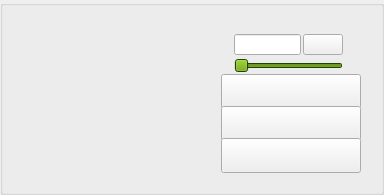
        <widget class="QGroupBox" name="groupBox0" >
         <property name="enabled" >
          <bool>true</bool>
         </property>
         <property name="sizePolicy" >
          <sizepolicy vsizetype="Fixed" hsizetype="Fixed" >
           <horstretch>0</horstretch>
           <verstretch>0</verstretch>
          </sizepolicy>
         </property>
         <property name="minimumSize" >
          <size>
           <width>384</width>
           <height>195</height>
          </size>
         </property>
         <property name="maximumSize" >
          <size>
           <width>384</width>
           <height>195</height>
          </size>
         </property>
         <property name="title" >
          <string/>
         </property>
         <layout class="QGridLayout" >
          <property name="leftMargin" >
           <number>28</number>
          </property>
          <property name="topMargin" >
           <number>28</number>
          </property>
          <property name="rightMargin" >
           <number>25</number>
          </property>
          <property name="bottomMargin" >
           <number>22</number>
          </property>
          <property name="horizontalSpacing" >
           <number>11</number>
          </property>
          <property name="verticalSpacing" >
           <number>0</number>
          </property>
          <item rowspan="3" row="0" column="0" >
           <layout class="QVBoxLayout" >
            <property name="spacing" >
             <number>0</number>
            </property>
            <item>
             <layout class="QHBoxLayout" >
              <property name="spacing" >
               <number>0</number>
              </property>
              <item>
               <spacer>
                <property name="orientation" >
                 <enum>Qt::Horizontal</enum>
                </property>
                <property name="sizeType" >
                 <enum>QSizePolicy::Fixed</enum>
                </property>
                <property name="sizeHint" stdset="0" >
                 <size>
                  <width>5</width>
                  <height>20</height>
                 </size>
                </property>
               </spacer>
              </item>
              <item>
               <widget class="QLabel" name="textLabel_Button0" >
                <property name="minimumSize" >
                 <size>
                  <width>40</width>
                  <height>40</height>
                 </size>
                </property>
                <property name="maximumSize" >
                 <size>
                  <width>40</width>
                  <height>40</height>
                 </size>
                </property>
                <property name="scaledContents" >
                 <bool>true</bool>
                </property>
                <property name="alignment" >
                 <set>Qt::AlignCenter</set>
                </property>
               </widget>
              </item>
              <item>
               <spacer>
                <property name="orientation" >
                 <enum>Qt::Horizontal</enum>
                </property>
                <property name="sizeType" >
                 <enum>QSizePolicy::Fixed</enum>
                </property>
                <property name="sizeHint" stdset="0" >
                 <size>
                  <width>5</width>
                  <height>20</height>
                 </size>
                </property>
               </spacer>
              </item>
             </layout>
            </item>
            <item>
             <spacer>
              <property name="orientation" >
               <enum>Qt::Vertical</enum>
              </property>
              <property name="sizeType" >
               <enum>QSizePolicy::Fixed</enum>
              </property>
              <property name="sizeHint" stdset="0" >
               <size>
                <width>20</width>
                <height>28</height>
               </size>
              </property>
             </spacer>
            </item>
            <item>
             <widget class="QFrame" name="frame_6" >
              <property name="minimumSize" >
               <size>
                <width>50</width>
                <height>34</height>
               </size>
              </property>
              <property name="maximumSize" >
               <size>
                <width>50</width>
                <height>34</height>
               </size>
              </property>
              <property name="frameShadow" >
               <enum>QFrame::Raised</enum>
              </property>
              <layout class="QGridLayout" >
               <property name="margin" >
                <number>0</number>
               </property>
               <property name="spacing" >
                <number>0</number>
               </property>
               <item row="1" column="0" >
                <widget class="QLabel" name="textLabel_Cash0" >
                 <property name="alignment" >
                  <set>Qt::AlignRight|Qt::AlignTrailing|Qt::AlignVCenter</set>
                 </property>
                </widget>
               </item>
               <item row="0" column="0" >
                <widget class="QLabel" name="textLabel_TopCash0" />
               </item>
              </layout>
             </widget>
            </item>
            <item>
             <widget class="MyAvatarLabel" name="label_Avatar0" >
              <property name="minimumSize" >
               <size>
                <width>50</width>
                <height>50</height>
               </size>
              </property>
              <property name="maximumSize" >
               <size>
                <width>50</width>
                <height>50</height>
               </size>
              </property>
              <property name="scaledContents" >
               <bool>true</bool>
              </property>
             </widget>
            </item>
           </layout>
          </item>
          <item row="0" column="1" >
           <widget class="MySetLabel" name="textLabel_Set0" >
            <property name="maximumSize" >
             <size>
              <width>16777215</width>
              <height>20</height>
             </size>
            </property>
            <property name="alignment" >
             <set>Qt::AlignHCenter|Qt::AlignTop</set>
            </property>
           </widget>
          </item>
          <item rowspan="3" row="0" column="2" >
           <layout class="QVBoxLayout" >
            <property name="spacing" >
             <number>1</number>
            </property>
            <item>
             <layout class="QHBoxLayout" >
              <property name="spacing" >
               <number>0</number>
              </property>
              <item>
               <spacer>
                <property name="orientation" >
                 <enum>Qt::Horizontal</enum>
                </property>
                <property name="sizeType" >
                 <enum>QSizePolicy::Fixed</enum>
                </property>
                <property name="sizeHint" stdset="0" >
                 <size>
                  <width>13</width>
                  <height>20</height>
                 </size>
                </property>
               </spacer>
              </item>
              <item>
               <layout class="QVBoxLayout" >
                <property name="spacing" >
                 <number>3</number>
                </property>
                <item>
                 <layout class="QHBoxLayout" >
                  <property name="spacing" >
                   <number>2</number>
                  </property>
                  <item>
                   <widget class="QLineEdit" name="lineEdit_betValue" >
                    <property name="minimumSize" >
                     <size>
                      <width>0</width>
                      <height>21</height>
                     </size>
                    </property>
                    <property name="maximumSize" >
                     <size>
                      <width>16777215</width>
                      <height>21</height>
                     </size>
                    </property>
                   </widget>
                  </item>
                  <item>
                   <widget class="QPushButton" name="pushButton_AllIn" >
                    <property name="minimumSize" >
                     <size>
                      <width>40</width>
                      <height>21</height>
                     </size>
                    </property>
                    <property name="maximumSize" >
                     <size>
                      <width>40</width>
                      <height>21</height>
                     </size>
                    </property>
                    <property name="focusPolicy" >
                     <enum>Qt::NoFocus</enum>
                    </property>
                   </widget>
                  </item>
                 </layout>
                </item>
                <item>
                 <widget class="QSlider" name="horizontalSlider_bet" >
                  <property name="palette" >
                   <palette>
                    <active>
                     <colorrole role="Button" >
                      <brush brushstyle="SolidPattern" >
                       <color alpha="255" >
                        <red>102</red>
                        <green>153</green>
                        <blue>0</blue>
                       </color>
                      </brush>
                     </colorrole>
                     <colorrole role="Base" >
                      <brush brushstyle="SolidPattern" >
                       <color alpha="255" >
                        <red>255</red>
                        <green>255</green>
                        <blue>255</blue>
                       </color>
                      </brush>
                     </colorrole>
                     <colorrole role="Window" >
                      <brush brushstyle="SolidPattern" >
                       <color alpha="255" >
                        <red>40</red>
                        <green>100</green>
                        <blue>0</blue>
                       </color>
                      </brush>
                     </colorrole>
                    </active>
                    <inactive>
                     <colorrole role="Button" >
                      <brush brushstyle="SolidPattern" >
                       <color alpha="255" >
                        <red>102</red>
                        <green>153</green>
                        <blue>0</blue>
                       </color>
                      </brush>
                     </colorrole>
                     <colorrole role="Base" >
                      <brush brushstyle="SolidPattern" >
                       <color alpha="255" >
                        <red>255</red>
                        <green>255</green>
                        <blue>255</blue>
                       </color>
                      </brush>
                     </colorrole>
                     <colorrole role="Window" >
                      <brush brushstyle="SolidPattern" >
                       <color alpha="255" >
                        <red>40</red>
                        <green>100</green>
                        <blue>0</blue>
                       </color>
                      </brush>
                     </colorrole>
                    </inactive>
                    <disabled>
                     <colorrole role="Button" >
                      <brush brushstyle="SolidPattern" >
                       <color alpha="255" >
                        <red>102</red>
                        <green>153</green>
                        <blue>0</blue>
                       </color>
                      </brush>
                     </colorrole>
                     <colorrole role="Base" >
                      <brush brushstyle="SolidPattern" >
                       <color alpha="255" >
                        <red>40</red>
                        <green>100</green>
                        <blue>0</blue>
                       </color>
                      </brush>
                     </colorrole>
                     <colorrole role="Window" >
                      <brush brushstyle="SolidPattern" >
                       <color alpha="255" >
                        <red>40</red>
                        <green>100</green>
                        <blue>0</blue>
                       </color>
                      </brush>
                     </colorrole>
                    </disabled>
                   </palette>
                  </property>
                  <property name="focusPolicy" >
                   <enum>Qt::NoFocus</enum>
                  </property>
                  <property name="maximum" >
                   <number>99999</number>
                  </property>
                  <property name="singleStep" >
                   <number>10</number>
                  </property>
                  <property name="orientation" >
                   <enum>Qt::Horizontal</enum>
                  </property>
                  <property name="tickPosition" >
                   <enum>QSlider::NoTicks</enum>
                  </property>
                  <property name="tickInterval" >
                   <number>10</number>
                  </property>
                 </widget>
                </item>
               </layout>
              </item>
              <item>
               <spacer>
                <property name="orientation" >
                 <enum>Qt::Horizontal</enum>
                </property>
                <property name="sizeType" >
                 <enum>QSizePolicy::Fixed</enum>
                </property>
                <property name="sizeHint" stdset="0" >
                 <size>
                  <width>13</width>
                  <height>20</height>
                 </size>
                </property>
               </spacer>
              </item>
             </layout>
            </item>
            <item>
             <layout class="QVBoxLayout" >
              <property name="spacing" >
               <number>0</number>
              </property>
              <item>
               <widget class="QPushButton" name="pushButton_BetRaise" >
                <property name="sizePolicy" >
                 <sizepolicy vsizetype="Fixed" hsizetype="Fixed" >
                  <horstretch>0</horstretch>
                  <verstretch>0</verstretch>
                 </sizepolicy>
                </property>
                <property name="minimumSize" >
                 <size>
                  <width>140</width>
                  <height>35</height>
                 </size>
                </property>
                <property name="maximumSize" >
                 <size>
                  <width>140</width>
                  <height>35</height>
                 </size>
                </property>
                <property name="focusPolicy" >
                 <enum>Qt::NoFocus</enum>
                </property>
               </widget>
              </item>
              <item>
               <widget class="QPushButton" name="pushButton_CallCheck" >
                <property name="sizePolicy" >
                 <sizepolicy vsizetype="Fixed" hsizetype="Fixed" >
                  <horstretch>0</horstretch>
                  <verstretch>0</verstretch>
                 </sizepolicy>
                </property>
                <property name="minimumSize" >
                 <size>
                  <width>140</width>
                  <height>35</height>
                 </size>
                </property>
                <property name="maximumSize" >
                 <size>
                  <width>140</width>
                  <height>35</height>
                 </size>
                </property>
                <property name="focusPolicy" >
                 <enum>Qt::NoFocus</enum>
                </property>
               </widget>
              </item>
              <item>
               <widget class="QPushButton" name="pushButton_Fold" >
                <property name="sizePolicy" >
                 <sizepolicy vsizetype="Fixed" hsizetype="Fixed" >
                  <horstretch>0</horstretch>
                  <verstretch>0</verstretch>
                 </sizepolicy>
                </property>
                <property name="minimumSize" >
                 <size>
                  <width>140</width>
                  <height>35</height>
                 </size>
                </property>
                <property name="maximumSize" >
                 <size>
                  <width>140</width>
                  <height>35</height>
                 </size>
                </property>
                <property name="focusPolicy" >
                 <enum>Qt::NoFocus</enum>
                </property>
               </widget>
              </item>
              <item>
               <spacer>
                <property name="orientation" >
                 <enum>Qt::Horizontal</enum>
                </property>
                <property name="sizeType" >
                 <enum>QSizePolicy::Fixed</enum>
                </property>
                <property name="sizeHint" stdset="0" >
                 <size>
                  <width>140</width>
                  <height>0</height>
                 </size>
                </property>
               </spacer>
              </item>
             </layout>
            </item>
           </layout>
          </item>
          <item row="1" column="1" >
           <widget class="QFrame" name="frame_Cards0" >
            <property name="minimumSize" >
             <size>
              <width>118</width>
              <height>111</height>
             </size>
            </property>
            <widget class="MyStatusLabel" name="textLabel_Status0" >
             <property name="geometry" >
              <rect>
               <x>9</x>
               <y>35</y>
               <width>100</width>
               <height>40</height>
              </rect>
             </property>
             <property name="minimumSize" >
              <size>
               <width>0</width>
               <height>20</height>
              </size>
             </property>
             <property name="text" >
              <string/>
             </property>
             <property name="alignment" >
              <set>Qt::AlignCenter</set>
             </property>
             <property name="textInteractionFlags" >
              <set>Qt::NoTextInteraction</set>
             </property>
            </widget>
            <widget class="MyCardsPixmapLabel" name="pixmapLabel_card0a" >
             <property name="geometry" >
              <rect>
               <x>0</x>
               <y>0</y>
               <width>80</width>
               <height>111</height>
              </rect>
             </property>
             <property name="scaledContents" >
              <bool>true</bool>
             </property>
            </widget>
            <widget class="MyCardsPixmapLabel" name="pixmapLabel_card0b" >
             <property name="geometry" >
              <rect>
               <x>39</x>
               <y>0</y>
               <width>80</width>
               <height>111</height>
              </rect>
             </property>
             <property name="scaledContents" >
              <bool>true</bool>
             </property>
            </widget>
           </widget>
          </item>
          <item row="2" column="1" >
           <widget class="QLabel" name="label_PlayerName0" >
            <property name="minimumSize" >
             <size>
              <width>0</width>
              <height>22</height>
             </size>
            </property>
            <property name="maximumSize" >
             <size>
              <width>16777215</width>
              <height>22</height>
             </size>
            </property>
            <property name="alignment" >
             <set>Qt::AlignBottom|Qt::AlignLeading|Qt::AlignLeft</set>
            </property>
           </widget>
          </item>
         </layout>
        </widget>
